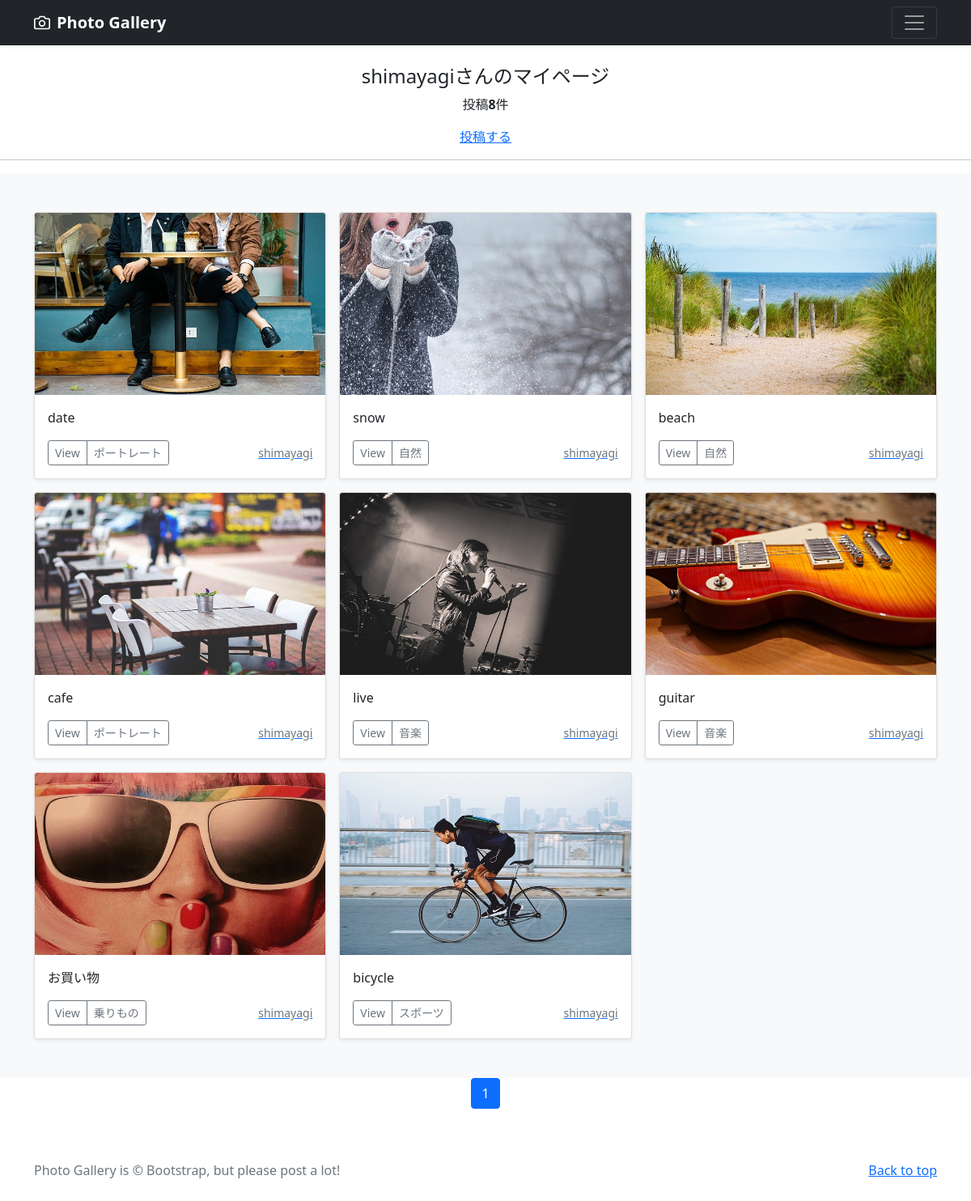
The app's page /mypage/ (signed in) with its own data.
### accounts/models.py (models this page shows)
class CustomUser(AbstractUser):
    pass

### photo/models.py (models this page shows, shortened)
class PhotoPost(models.Model):
    user = models.ForeignKey(
        CustomUser,
        verbose_name='ユーザー',
        on_delete=models.CASCADE
        )
    category = models.ForeignKey(
        Category,
        verbose_name='カテゴリ',
        on_delete=models.PROTECT
        )
    title = models.CharField(
        verbose_name='タイトル',    #フィールドのタイトル
        max_length=200             #最大文字200文字
        )
    comment = models.TextField(
        verbose_name='コメント',    #フィールドのタイトル
        )
    image1 = models.ImageField(
        verbose_name='イメージ１',  #フィールドのタイトル
        upload_to = 'photos'       #MEDIA_PORT以下のphotoにファイルを保存
        )
    image2 = models.ImageField(
        verbose_name='イメージ２',  #フィールドのタイトル
        upload_to = 'photos',      #MEDIA_PORT以下のphotoにファイルを保存
        blank=True,                #フィールド値の設定は必須ではない
        null=True                   #データベースにnullが保存されることを許容
        )
    posted_at = models.DateTimeField(
        verbose_name='投稿日時',     #フィールドのタイトル
        auto_now_add=True           #日時を自動追加
        )

class Category(models.Model):
    title = models.CharField(
        verbose_name='カテゴリ',
        max_length=20)

### photo/views.py (the view)
# urls.py: path('mypage/', views.MypageView.as_view(), name = 'mypage'),
class MypageView(ListView):
    template_name = 'mypage.html'
    paginate_by = 9
    def get_queryset(self):
        queryset = PhotoPost.objects.filter(
            user=self.request.user).order_by('-posted_at')
        return queryset

### photo/templates/mypage.html (shortened to what this page needs)
{% extends 'base.html' %}
      {% block contents %}
      {% if user.is_authenticated %}
        <br>
        <div style="text-align:center">
          <h4>{{user.username}}さんのマイページ</h4>
          {% if object_list.count == 0 %}
            <p>{{user.username}}さんの投稿はありません</p>
          {% else %}
            <p>投稿<strong>{{object_list.count}}</strong>件</p>
          {% endif %}
          <a href="{% url 'photo:post' %}">投稿する</a>
        </div>
        <hr>
      {% endif %}
      {% include "photos_list.html" %}
      {% include "pagination.html" %}
      {% endblock %}

### photo/templates/base.html (shortened to what this page needs)
{% load static %}
<!doctype html>
<html lang="en">
  <head>
    <link href="https://cdn.jsdelivr.net/npm/bootstrap@5.0.2/dist/css/bootstrap.min.css"
          rel="stylesheet"
>
  </head>
  <body>
    <header>
      <div class="navbar navbar-dark bg-dark shadow-sm">
        <div class="container">
          <a href="{% url 'photo:index' %}"
             class="navbar-brand d-flex align-items-center">
            <strong>Photo Gallery</strong>
          </a>
          <button class="navbar-toggler"
                  type="button"
                  data-bs-toggle="collapse"
                  data-bs-target="#navbarHeader"
                  aria-controls="navbarHeader"
                  aria-expanded="false"
                  aria-label="Toggle navigation">
            <span class="navbar-toggler-icon"></span>
          </button>
        </div>
      </div>
    </header>
    <main>
      {% block contents %}{% endblock %}
    </main>
    <footer class="text-muted py-5">
      <div class="container">
        <p class="float-end mb-1">
          <a href="#">Back to top</a>
        </p>
        <p class="mb-1">
          Photo Gallery is &copy; Bootstrap, but please post a lot!</p>
      </div>
    </footer>
  </body>
</html>

### photo/templates/photos_list.html (shortened to what this page needs)
  <div class="album py-5 bg-light">
    <div class="container">
      <div class="row row-cols-1 row-cols-sm-2 row-cols-md-3 g-3">
        {% for record in object_list %}
        <div class="col">
          <div class="card shadow-sm">
            <img src="{{ record.image1.url }}"
                class="bd-placeholder-img card-img-top"
                width="100%" height="225"
                xmlns="http://www.w3.org/2000/svg"
                role="img" aria-label="Placeholder: Thumbnail"
                preserveAspectRatio="xMidYMid slice"
                focusable="false">
                <rect width="100%" height="100%" fill="#55595c"/>
            <div class="card-body">
              <p class="card-text">
                {{record.title}}
              </p>
              <div class="d-flex justify-content-between align-items-center">
                <div class="btn-group">
                  <button type="button"
                          class="btn btn-sm btn-outline-secondary"
onclick="location.href='{% url 'photo:photo_detail' record.pk %}'">
                          View</button>
                  <button type="button"
                          class="btn btn-sm btn-outline-secondary"
onclick="location.href='{% url 'photo:photos_cat' category=record.category.id %}'">
                          {{record.category.title}}</button>
                </div>
                <a href="{% url 'photo:user_list' user=record.user.id %}">
                  <small class="text-muted">
                    {{record.user.username}}</small>
                </a>
              </div>
            </div>
          </div>
        </div>
        {% endfor %}
      </div>
    </div>
  </div>

### photo/templates/pagination.html (shortened to what this page needs)
<ul class="pagination"
    style="justify-content:center">
    {% for num in page_obj.paginator.page_range %}
        {% if page_obj.number == num %}
        <li class="page-item active">
            <span class="page-link">{{ num }}</span>
        </li>
        {% else %}
        <li class="page-item">
            <a class="page-link" href="?page={{ num }}">{{ num }}</a>
        </li>
        {% endif %}
    {% endfor %}
</ul>

### photo/templates/base.html (style rules this page uses)
.bd-placeholder-img { font-size: 1.125rem; text-anchor: middle; -webkit-user-select: none; -moz-user-select: none; user-select: none; }

### records on screen
CustomUser: username "shimayagi"
PhotoPost: image1 (picture), title "date", category "ポートレート", user.username "shimayagi"
PhotoPost: image1 (picture), title "snow", category "自然", user.username "shimayagi"
PhotoPost: image1 (picture), title "beach", category "自然", user.username "shimayagi"
PhotoPost: image1 (picture), title "cafe", category "ポートレート", user.username "shimayagi"
PhotoPost: image1 (picture), title "live", category "音楽", user.username "shimayagi"
PhotoPost: image1 (picture), title "guitar", category "音楽", user.username "shimayagi"
PhotoPost: image1 (picture), title "お買い物", category "乗りもの", user.username "shimayagi"
PhotoPost: image1 (picture), title "bicycle", category "スポーツ", user.username "shimayagi"

### other values on screen
{{ object_list.count }} "8"
{{ num }} "1"
